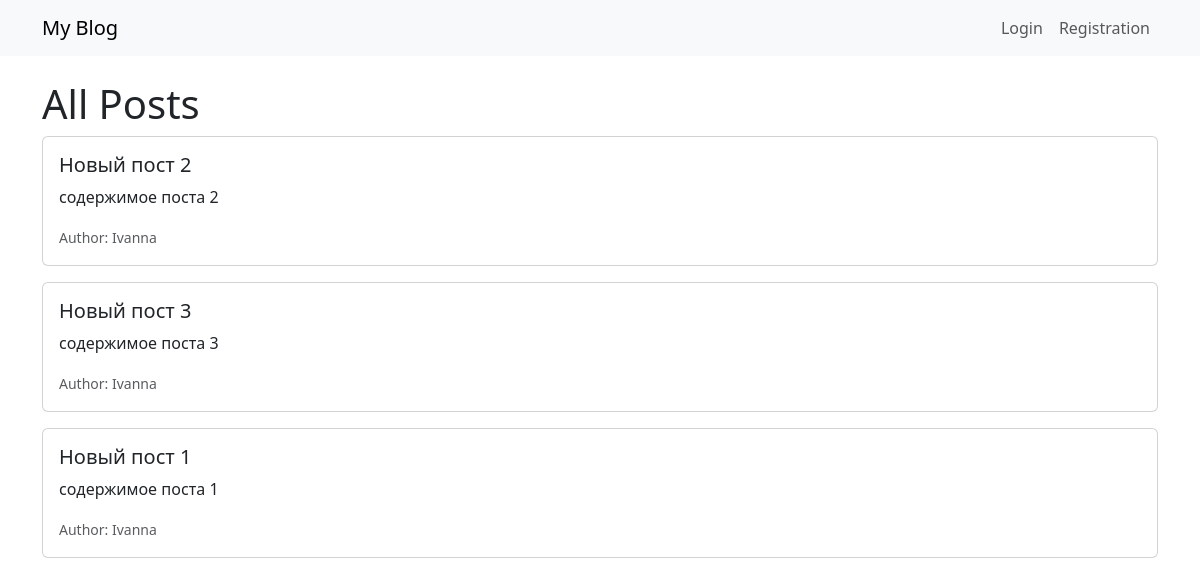
Before: / with the older database file.
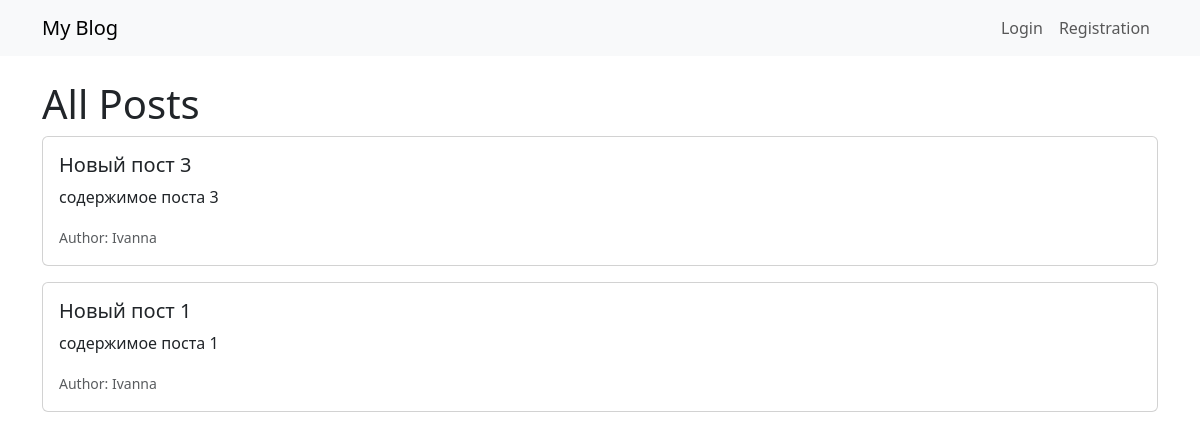
After: the same page with the newer database file.
### blog/models.py (models this page shows, shortened)
class Post(models.Model):
    title = models.CharField(max_length=200)
    content = models.TextField()
    author = models.ForeignKey(User, on_delete=models.CASCADE)
    created_at = models.DateTimeField(auto_now_add=True)

### blog/views.py (the view)
# urls.py: 2. Add a URL to urlpatterns:  path('', views.home, name='home')
def home(request):
    posts = Post.objects.all().order_by('-created_at')
    return render(request, 'blog/home.html', {'posts': posts})

### blog/templates/blog/home.html (shortened to what this page needs)
{% extends 'blog/base.html' %}
{% block content %}
  <h1>All Posts</h1>
  {% for post in posts %}
    <div class="card mb-3">
      <div class="card-body">
        <h5 class="card-title">{{ post.title }}</h5>
        <p class="card-text">{{ post.content }}</p>
        <p class="card-text">
          <small class="text-muted">Author: {{ post.author.username }}</small>
        </p>
      </div>
    </div>
  {% endfor %}
{% endblock %}

### blog/templates/blog/base.html (shortened to what this page needs)
<!DOCTYPE html>
<html lang="en">
<head>
    <link href="https://cdn.jsdelivr.net/npm/bootstrap@5.3.3/dist/css/bootstrap.min.css" rel="stylesheet">
</head>
<body>
<nav class="navbar navbar-expand-lg navbar-light bg-light mb-4">
  <div class="container">
    <a class="navbar-brand" href="/">My Blog</a>
    <div class="collapse navbar-collapse">
      <ul class="navbar-nav ms-auto">
        {% if user.is_authenticated %}
          <li class="nav-item">
            <span class="nav-link">Hallo, {{ user.username }}!</span>
          </li>
          <li class="nav-item">
            <form method="post" action="{% url 'logout' %}" style="display:inline;">
              {% csrf_token %}
              <button type="submit" class="nav-link btn btn-link" style="padding: 0;">Logout</button>
            </form>
          </li>
        {% else %}
          <li class="nav-item">
            <a class="nav-link" href="{% url 'login' %}">Login</a>
          </li>
          <li class="nav-item">
            <a class="nav-link" href="{% url 'signup' %}">Registration</a>
          </li>
        {% endif %}
      </ul>
    </div>
  </div>
</nav>
<div class="container">
    {% block content %}{% endblock %}
</div>
</body>
</html>

Changed rows visible on the page:
removed Post: title "Новый пост 2", content "содержимое поста 2", author.username "Ivanna"
